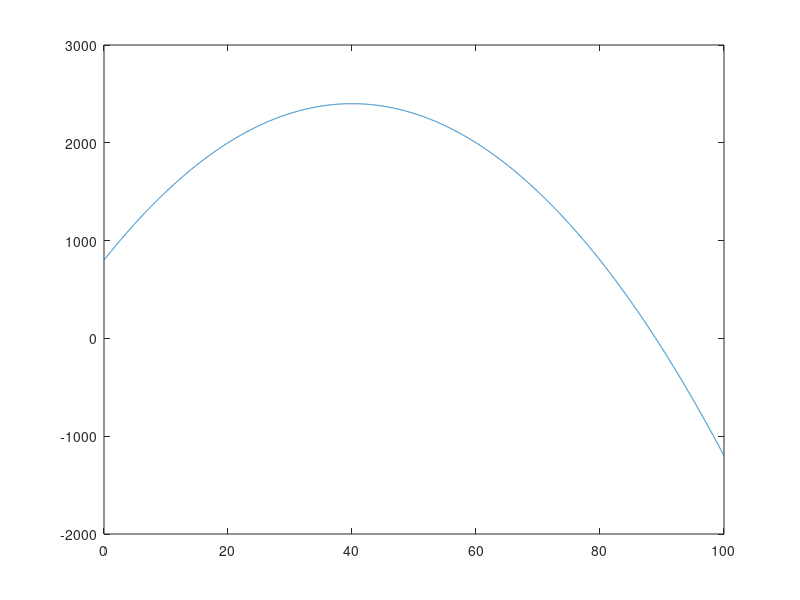

MATLAB code to generate this figure:
%{
Class : ENGR15100: Software Tools for Engineers
Instructor : Xiaoli Yang
Author : [Daniel Olsson]
Assignment : Lab [8]
File Name : DanielOlssonLab8Problem3.m
(eg: Xiaoli_Yang_LAB1_Problem1.m)
Date : [11]/[1]/[2021]
%}
% clear workspace
clear
% clear screen
clc
% display your name
disp('Daniel Olsson');
disp('Starting L8 P3');
% Start your source code here

% assigned questions

yOld = 0;
t = [0:0.01:100];
y = 2400 - (t - 40).^2;
plot(t, y);

for t = [0:0.01:100];
    y = 2400 - (t - 40).^2;
    if (y >= 1599) | (y <= 1601);
        disp(t);
    end;

    if yOld > y;
        disp(tOld);
    end;

    yOld = y;
    tOld = t;
end;

a = 2400 - (2000 - 40).^2;
b = 2400 - (1000 - 40).^2;
disp(b - a);

% End your code
disp('Completed');